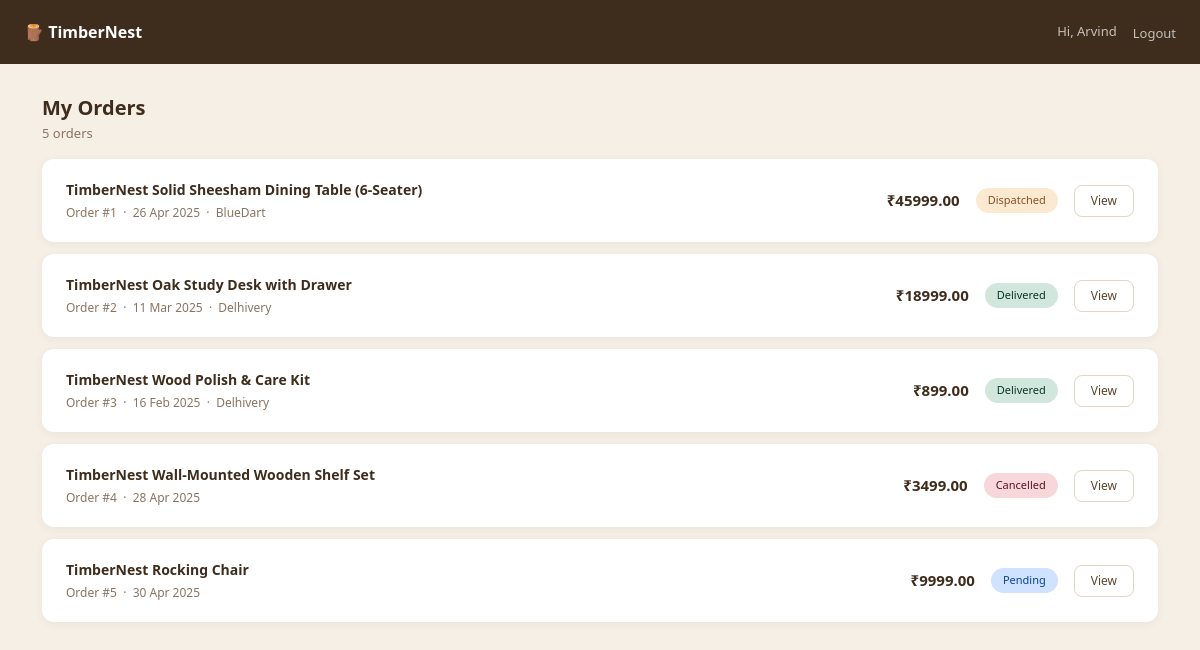
Page /orders/ (signed in) on the committed database.
### orders/models.py (models this page shows, shortened)
class Order(models.Model):
    STATUS_CHOICE = [
        ("pending", "Pending"),
        ("dispatched", "Dispatched"),
        ("delivered", "Delivered"),
        ("cancelled", "Cancelled")
    ]
    user = models.ForeignKey(User, on_delete=models.CASCADE, related_name="orders")
    product = models.ForeignKey(Product, on_delete=models.SET_NULL, null=True, related_name="orders")
    product_name = models.CharField(max_length=255)
    amount = models.DecimalField(max_digits=10, decimal_places=2)
    status = models.CharField(max_length=100, choices=STATUS_CHOICE, default="pending")
    carrier = models.CharField(max_length=100, blank=True)
    tracking_number = models.CharField(max_length=100, blank=True)
    delivery = models.TextField(blank=True)
    created_at = models.DateTimeField(auto_now_add=True)
    updated_at = models.DateTimeField(auto_now=True, null=True)

### orders/views.py (the view)
# urls.py: path("", views.orders_list, name="orders_list"),
@login_required
def orders_list(request):
    orders = Order.objects.filter(user=request.user)
    context = {
        "orders": orders
    }
    return render(request, "orders_list.html", context)

### templates/orders_list.html (shortened to what this page needs)
<!DOCTYPE html>
<html lang="en">
<head>
  <link href="https://cdn.jsdelivr.net/npm/bootstrap@5.3.0/dist/css/bootstrap.min.css" rel="stylesheet"/>
</head>
<body>
<nav class="navbar d-flex align-items-center justify-content-between">
  <span class="navbar-brand">🪵 TimberNest</span>
  <div class="d-flex align-items-center">
    <span class="navbar-text">Hi, {{ request.user.first_name }}</span>
    <form method="POST" action="{% url 'logout' %}" style="display:inline;">
      <button type="submit" class="logout-btn">Logout</button>
    </form>
  </div>
</nav>
<div class="container">
  <div class="page-header">
    <h5>My Orders</h5>
    <p>{{ orders.count }} order{{ orders.count|pluralize }}</p>
  </div>
  {% if orders %}
    {% for order in orders %}
    <div class="order-card">
      <div>
        <p class="order-product">{{ order.product_name }}</p>
        <p class="order-meta">
          Order #{{ order.id }}
          &nbsp;·&nbsp;
          {{ order.created_at|date:"d M Y" }}
          {% if order.carrier %}
            &nbsp;·&nbsp; {{ order.carrier }}
          {% endif %}
        </p>
      </div>
      <div class="d-flex align-items-center gap-3">
        <span class="order-amount">₹{{ order.amount }}</span>
        <span class="badge-{{ order.status }}">
          {{ order.get_status_display }}
        </span>
        <a href="{% url 'order_detail' order.id %}" class="btn-view">View</a>
      </div>
    </div>
    {% endfor %}
  {% else %}
    <div style="text-align:center;padding:60px 0;color:#8a7461;">
      <p>No orders yet.</p>
    </div>
  {% endif %}
</div>
</body>
</html>

### templates/orders_list.html (style rules this page uses)
body { background: #f5efe6; font-family: 'Segoe UI', sans-serif; }
.navbar { background: #3e2c1c; padding: 14px 24px; }
.navbar-brand { color: #fff; font-weight: 700; font-size: 16px; }
.navbar-text { color: rgba(255,255,255,0.7); font-size: 13px; }
.logout-btn { color: rgba(255,255,255,0.7); font-size: 13px; background: none; border: none; cursor: pointer; margin-left: 16px; padding: 0; }
.page-header { padding: 32px 0 16px; }
.page-header h5 { font-weight: 700; color: #3e2c1c; margin: 0; }
.page-header p { color: #8a7461; font-size: 13px; margin: 4px 0 0; }
.order-card { background: #fff; border-radius: 12px; padding: 20px 24px; margin-bottom: 12px; box-shadow: 0 2px 8px rgba(76,52,32,0.06); display: flex; align-items: center; justify-content: space-between; }
.order-product { font-weight: 600; color: #3e2c1c; font-size: 14px; margin: 0; }
.order-meta { font-size: 12px; color: #8a7461; margin: 4px 0 0; }
.order-amount { font-weight: 700; color: #3e2c1c; font-size: 15px; }
.badge-pending { background: #cfe2ff; color: #084298; padding: 4px 12px; border-radius: 20px; font-size: 11px; font-weight: 500; }
.badge-dispatched { background: #fbe9d0; color: #8a5227; padding: 4px 12px; border-radius: 20px; font-size: 11px; font-weight: 500; }
.badge-delivered { background: #d1e7dd; color: #0a3622; padding: 4px 12px; border-radius: 20px; font-size: 11px; font-weight: 500; }
.badge-cancelled { background: #f8d7da; color: #58151c; padding: 4px 12px; border-radius: 20px; font-size: 11px; font-weight: 500; }
.btn-view { font-size: 12px; padding: 6px 16px; border: 1px solid #e2d5c3; border-radius: 8px; color: #5c4630; text-decoration: none; background: #fff; }

### rows in the picture
Order: product_name "TimberNest Solid Sheesham Dining Table (6-Seater)", id "1", created_at "26 Apr 2025", carrier "BlueDart", amount "45999.00", status "Dispatched"
Order: product_name "TimberNest Oak Study Desk with Drawer", id "2", created_at "11 Mar 2025", carrier "Delhivery", amount "18999.00", status "Delivered"
Order: product_name "TimberNest Wood Polish & Care Kit", id "3", created_at "16 Feb 2025", carrier "Delhivery", amount "899.00", status "Delivered"
Order: product_name "TimberNest Wall-Mounted Wooden Shelf Set", id "4", created_at "28 Apr 2025", amount "3499.00", status "Cancelled"
Order: product_name "TimberNest Rocking Chair", id "5", created_at "30 Apr 2025", amount "9999.00", status "Pending"

### other values in the picture
{{ request.user.first_name }} "Arvind"
{{ orders.count }} "5"
